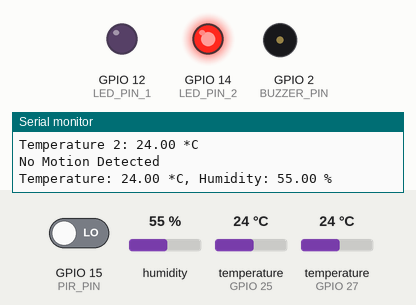
A sketch run on a simulated ESP32. Parts: output pins drawn as LEDs (lit = HIGH), buzzer (waves = sounding), the last lines printed to the serial monitor. The inputs (shaded band) are chosen by the test bench; at power-on: GPIO 15 (PIR_PIN) LOW, humidity 55 %, temperature (sensors on GPIO 25, GPIO 27) 24 °C.

Above: at 3.5 s.
3.6 s: GPIO 15 (PIR_PIN) driven HIGH
At 7.0 s:
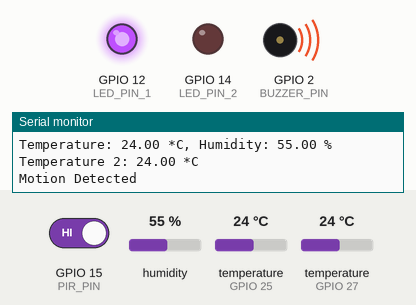
At 7.7 s:
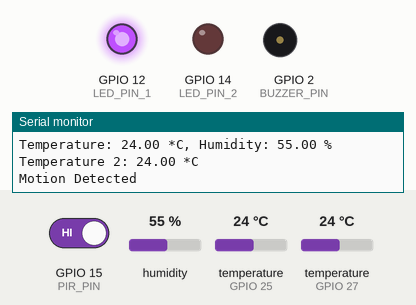
11.1 s: GPIO 15 (PIR_PIN) driven LOW
At 13.4 s:
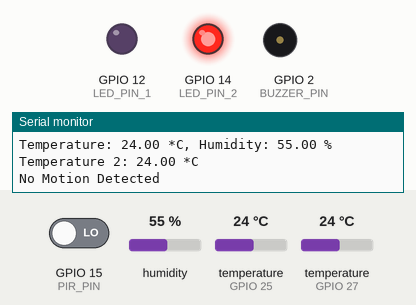
Timing chart, 0 to 14.9 s (numbered marks = the images above; inputs shaded):
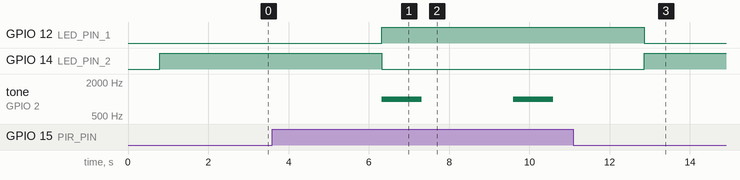

The sketch:

sketch.ino
```cpp
#include <DHT.h>
#include <OneWire.h>
#include <DallasTemperature.h>

#define DHTPIN 27    // Digital pin connected to the DHT sensor
#define DHTTYPE DHT22   // DHT 22

#define ONE_WIRE_BUS 25 // Digital pin connected to the 18B20 temperature sensor

#define PIR_PIN 15   // Digital pin connected to the PIR sensor
#define LED_PIN_1 12  // Digital pin connected to LED 1
#define LED_PIN_2 14  // Digital pin connected to LED 2
#define BUZZER_PIN 2 // Digital pin connected to the buzzer

DHT dht(DHTPIN, DHTTYPE);

OneWire oneWire(ONE_WIRE_BUS);
DallasTemperature tempSensor(&oneWire);

bool motionDetected = false;

void setup() {
  Serial.begin(9600);

  dht.begin();
  tempSensor.begin();

  pinMode(PIR_PIN, INPUT);
  pinMode(LED_PIN_1, OUTPUT);
  pinMode(LED_PIN_2, OUTPUT);
  pinMode(BUZZER_PIN, OUTPUT);
}

void loop() {
  // Read data from DHT22 sensor
  float temperature = dht.readTemperature();
  float humidity = dht.readHumidity();
  Serial.print("Temperature: ");
  Serial.print(temperature);
  Serial.print(" *C, Humidity: ");
  Serial.print(humidity);
  Serial.println(" %");

  // Read data from 18B20 temperature sensor
  tempSensor.requestTemperatures();
  float tempC = tempSensor.getTempCByIndex(0);
  Serial.print("Temperature 2: ");
  Serial.print(tempC);
  Serial.println(" *C");

  // Check if motion is detected by PIR sensor
  motionDetected = digitalRead(PIR_PIN);
  if (motionDetected == HIGH) {
    Serial.println("Motion Detected");
    digitalWrite(LED_PIN_1, HIGH);
    digitalWrite(LED_PIN_2, LOW);
    tone(BUZZER_PIN, 1000, 1000);
    delay(500);
  } else {
    Serial.println("No Motion Detected");
    digitalWrite(LED_PIN_1, LOW);
    digitalWrite(LED_PIN_2, HIGH);
    noTone(BUZZER_PIN);
  }

  delay(2000);
}
```

Measured:
- after the input at 3.6 s, GPIO 12 (LED_PIN_1): LOW → HIGH after 2.7 s; GPIO 14 (LED_PIN_2): HIGH → LOW after 2.7 s; tone on GPIO 2 (BUZZER_PIN): alternates 1000 Hz for 1.0 s and silent for 2.3 s, starting after 2.7 s
- after the input at 11.1 s, GPIO 12 (LED_PIN_1): HIGH → LOW after 1.8 s; GPIO 14 (LED_PIN_2): LOW → HIGH after 1.8 s; tone on GPIO 2 (BUZZER_PIN): stops changing and stays silent
